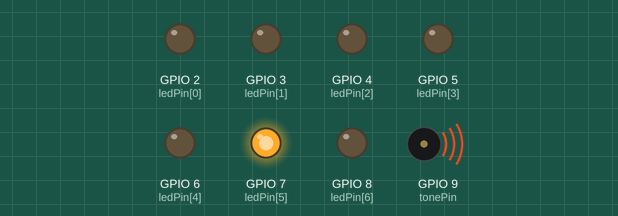
Bench run of a sketch on a simulated ESP8266 (NodeMCU). Shown: output pins drawn as LEDs (lit = HIGH), buzzer (waves = sounding).

Above: at 0.58 s.
At 1.9 s:
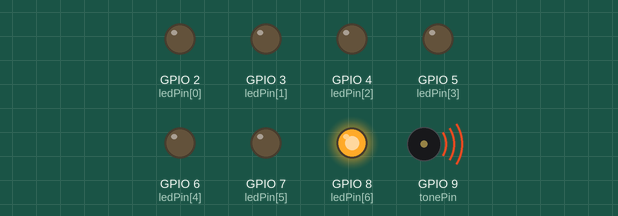
At 3.29 s:
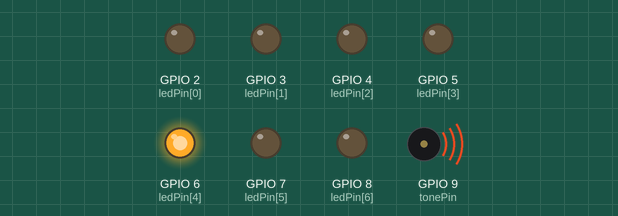
At 4.2 s:
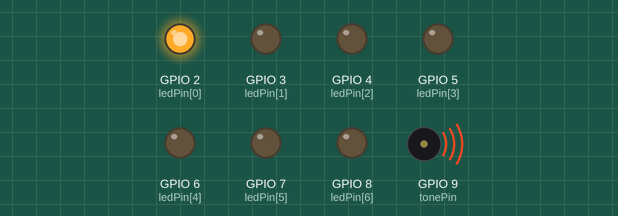
At 8.35 s:
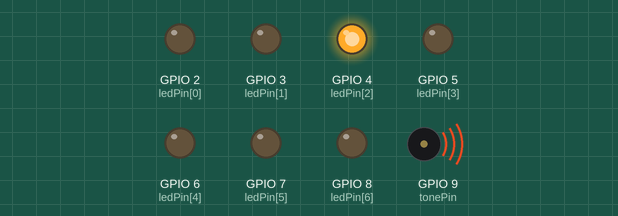
At 10.6 s:
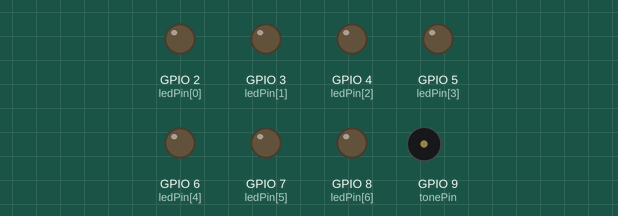
Timing chart, 0 to 13.2 s (numbered marks = the images above):
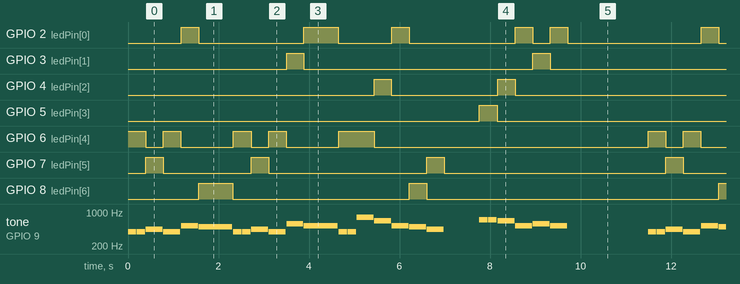

The sketch:

Tonelib.h.ino
```cpp
#ifndef TONELIB_DEFINE
#define TONELIB_DEFINE

//int melody(char s) {  // 频率
//    if      (s == 't') { return 262; }   // 低音1#
//    else if (s == 'u') { return 294; }   // 低音2#
//    else if (s == 'v') { return 330; }   // 低音3#
//    else if (s == 'w') { return 349; }   // 低音4#
//    else if (s == 'x') { return 392; }   // 低音5#
//    else if (s == 'y') { return 440; }   // 低音6#
//    else if (s == 'z') { return 494; }   // 低音7#
//    else if (s == '1') { return 523; }   // 中音1#
//    else if (s == '2') { return 578; }   // 中音2#
//    else if (s == '3') { return 659; }   // 中音3#
//    else if (s == '4') { return 698; }   // 中音4#
//    else if (s == '5') { return 784; }   // 中音5#
//    else if (s == '6') { return 880; }   // 中音6#
//    else if (s == '7') { return 988; }   // 中音7#
//    else if (s == 'a') { return 1046; }  // 高音1#
//    else if (s == 'b') { return 1175; }  // 高音2#
//    else if (s == 'c') { return 1318; }  // 高音3#
//    else if (s == 'd') { return 1397; }  // 高音4#
//    else if (s == 'e') { return 1568; }  // 高音5#
//    else if (s == 'f') { return 1760; }  // 高音6#
//    else if (s == 'g') { return 1976; }  // 高音7#
//    else { return  0; }
//}
//
//int port(char s) { // 发音同时点亮哪个端口的LED
//    if      (s == 't') { return 2; }   // 低音1#
//    else if (s == 'u') { return 3; }   // 低音2#
//    else if (s == 'v') { return 4; }   // 低音3#
//    else if (s == 'w') { return 5; }   // 低音4#
//    else if (s == 'x') { return 6; }   // 低音5#
//    else if (s == 'y') { return 7; }   // 低音6#
//    else if (s == 'z') { return 8; }   // 低音7#
//    else if (s == '1') { return 2; }   // 中音1#
//    else if (s == '2') { return 3; }   // 中音2#
//    else if (s == '3') { return 4; }   // 中音3#
//    else if (s == '4') { return 5; }   // 中音4#
//    else if (s == '5') { return 6; }   // 中音5#
//    else if (s == '6') { return 7; }   // 中音6#
//    else if (s == '7') { return 8; }   // 中音7#
//    else if (s == 'a') { return 2; }  // 高音1#
//    else if (s == 'b') { return 3; }  // 高音2#
//    else if (s == 'c') { return 4; }  // 高音3#
//    else if (s == 'd') { return 5; }  // 高音4#
//    else if (s == 'e') { return 6; }  // 高音5#
//    else if (s == 'f') { return 7; }  // 高音6#
//    else if (s == 'g') { return 8; }  // 高音7#
//    else { return  0; }
//}
//
//int duration(char s, int speed) {  // 算出节拍时长
//    float unit = 60000 / speed;
//    if      (s == 'x') { return int(unit * 4); }       // 4拍
//    else if (s == 'y') { return int(unit * 3); }       // 3拍
//    else if (s == 'z') { return int(unit * 2); }       // 2拍
//    else if (s == 'a') { return int(unit * 1.5); }     // 1拍 延音
//    else if (s == '1') { return int(unit * 1); }       // 1拍
//    else if (s == 'b') { return int(unit * 0.75); }    // 1/2拍 延音
//    else if (s == '2') { return int(unit * 0.5); }     // 1/2拍
//    else if (s == 'c') { return int(unit * 0.375); }   // 1/4拍 延音
//    else if (s == '3') { return int(unit * 0.25); }    // 1/4拍
//    else if (s == '4') { return int(unit * 0.125); }   // 1/8拍
//    else { return  0; }
//}


int melody(char s) {  // 频率
    if      (s == 'd') { return 262; }   // 低音1#
    else if (s == 'r') { return 294; }   // 低音2#
    else if (s == 'm') { return 330; }   // 低音3#
    else if (s == 'f') { return 349; }   // 低音4#
    else if (s == 's') { return 392; }   // 低音5#
    else if (s == 'l') { return 440; }   // 低音6#
    else if (s == 'x') { return 494; }   // 低音7#
    else if (s == '1') { return 523; }   // 中音1#
    else if (s == '2') { return 578; }   // 中音2#
    else if (s == '3') { return 659; }   // 中音3#
    else if (s == '4') { return 698; }   // 中音4#
    else if (s == '5') { return 784; }   // 中音5#
    else if (s == '6') { return 880; }   // 中音6#
    else if (s == '7') { return 988; }   // 中音7#
    else if (s == 'D') { return 1046; }  // 高音1#
    else if (s == 'R') { return 1175; }  // 高音2#
    else if (s == 'M') { return 1318; }  // 高音3#
    else if (s == 'F') { return 1397; }  // 高音4#
    else if (s == 'S') { return 1568; }  // 高音5#
    else if (s == 'L') { return 1760; }  // 高音6#
    else if (s == 'X') { return 1976; }  // 高音7#
    else { return  0; }
}

int port(char s) { // 发音同时点亮哪个端口的LED
    if      (s == 'd') { return 2; }   // 低音1#
    else if (s == 'r') { return 3; }   // 低音2#
    else if (s == 'm') { return 4; }   // 低音3#
    else if (s == 'f') { return 5; }   // 低音4#
    else if (s == 's') { return 6; }   // 低音5#
    else if (s == 'l') { return 7; }   // 低音6#
    else if (s == 'x') { return 8; }   // 低音7#
    else if (s == '1') { return 2; }   // 中音1#
    else if (s == '2') { return 3; }   // 中音2#
    else if (s == '3') { return 4; }   // 中音3#
    else if (s == '4') { return 5; }   // 中音4#
    else if (s == '5') { return 6; }   // 中音5#
    else if (s == '6') { return 7; }   // 中音6#
    else if (s == '7') { return 8; }   // 中音7#
    else if (s == 'D') { return 2; }  // 高音1#
    else if (s == 'R') { return 3; }  // 高音2#
    else if (s == 'M') { return 4; }  // 高音3#
    else if (s == 'F') { return 5; }  // 高音4#
    else if (s == 'S') { return 6; }  // 高音5#
    else if (s == 'L') { return 7; }  // 高音6#
    else if (s == 'X') { return 8; }  // 高音7#
    else { return  0; }
}

int duration(char s, int speed) {  // 算出节拍时长
    float unit = 60000 / speed;
    if      (s == 'd') { return int(unit * 4); }       // 4拍
    else if (s == 'c') { return int(unit * 3); }       // 3拍
    else if (s == 'b') { return int(unit * 2); }       // 2拍
    else if (s == 'a') { return int(unit * 1.5); }     // 1拍 延音
    else if (s == '1') { return int(unit * 1); }       // 1拍
    else if (s == '2') { return int(unit * 0.5); }     // 1/2拍
    else if (s == '3') { return int(unit * 0.75); }    // 1/2拍 延音
    else if (s == '4') { return int(unit * 0.25); }    // 1/4拍
    else if (s == '5') { return int(unit * 0.375); }   // 1/4拍 延音
    else if (s == '8') { return int(unit * 0.125); }   // 1/8拍
    else { return  0; }
}
#endif
```

arduino_music.ino
```cpp
int tonePin = 9;  //喇叭接一头接GND，另一头接tonePin
int ledPin[] = {2, 3, 4, 5, 6, 7, 8}; //亮灯Pin

int musicNum = 1 ;  //一共有2首曲子，arduino没有数组长度方法，判断曲子数量比较麻烦，所以hardcode写在这里
String music[] = {  //每三行为一曲, 速度，音调，节拍
//  "160",  //Jingle Bell
//  "x321x0 x321y0y y4325555 654210 333333 351230 444443333 322125 333333 351230 444443333 554210",
//  "222211 2222122 22222222 2222a2 221221 22b3a2 22b322233 222211 221221 22b3a2 22b322233 2222a2",

//  "160",  //we wish you a merry christmas
//  "5 aaba7 666 bbcba 755 ccdcb a655 6b7 a5 aaa 77 a76 5b cba e555 6b7 a",
//  "1 12222 111 12222 111 12222 1122 111 z1 111 z1 111 z1 111 1122 111 y"

//    "160",//卖报歌
//    "555 555 35653 235 53532 132 332 l12 665 365 5323 5 5323 5323 l123 1",
//    "221 221 22244 221 22244 221 221 221 122 221 2222 b 2222 2222 2222 b",

//    "160",//春雨是个演奏家
//    "112345D5 6641655 D5635231 25061 531 635035 DD345 056535 66D6 56330 2256431 2034312 345D 75660 556M0RR D0 556M0R6 D0 RM D D000",
//    "24422221 244222a 22222222 2222b b11 122122 1112a 244331 112a 122a2 3422212 1244221 221b 12211 3422212 c1 3422212 c1 bb d 1111",
"160",
"ssls 1x ssls 21 ss53 1xl 0044 312 100",
"2211 1b 2211 1b 2211 111 1122 111 111",
};

void setup() {
  pinMode(tonePin, OUTPUT);
  pinMode(ledPin[0], OUTPUT);
  pinMode(ledPin[1], OUTPUT);
  pinMode(ledPin[2], OUTPUT);
  pinMode(ledPin[3], OUTPUT);
  pinMode(ledPin[4], OUTPUT);
  pinMode(ledPin[5], OUTPUT);
  pinMode(ledPin[6], OUTPUT);
}

void loop() {

//  for(int i=0; i<7;i++)
//  {
//    digitalWrite(ledPin[i],HIGH);
//    delay(200);
//    digitalWrite(ledPin[i],LOW);
//    delay(200);
//  }

  for (int i = 1; i <= musicNum; i++) {  //遍历所有的歌
    play(i);  //播放第i首歌
    delay(1000);  //两首歌之间停1秒
  }
}

void play(int idx) {
  int baseIndex = (idx - 1) * 3;  //每首歌由3个字串定义
  int speed = music[baseIndex].toInt();  //第一个字串表示速度，每分钟多少个节拍
  String song = music[baseIndex + 1];  //第二个字串定义了音调
  String pace = music[baseIndex + 2];  //第三个字串定义了每个单调的节拍长度
  for (int i = 0; i < song.length(); i++) {  //遍历整首歌
    digitalWrite(port(song[i]), HIGH);  //取出一个音调，点亮相应LED
    tone(tonePin, melody(song[i]), duration(pace[i], speed));  //发音
    delay(duration(pace[i], speed) + 10);  //延时等待发音结束，加10ms为了断开连续两个相同的音符
    digitalWrite(port(song[i]), LOW);  //灭LED
  }
}
```

Measured:
- by itself, GPIO 3 (ledPin[1]): alternates HIGH for 0.39 s and LOW for 5.4 s
- by itself, GPIO 4 (ledPin[2]): repeats every 11.5 s: LOW 2.3 s, HIGH 0.39 s, LOW 8.4 s, HIGH 0.39 s
- by itself, GPIO 5 (ledPin[3]): alternates HIGH for 0.39 s and LOW for 11.1 s
- by itself, GPIO 7 (ledPin[5]): repeats every 11.5 s: LOW 1.9 s, HIGH 0.39 s, LOW 3.5 s, HIGH 0.39 s, LOW 4.9 s, HIGH 0.39 s
- by itself, GPIO 8 (ledPin[6]): repeats every 11.5 s: LOW 3.9 s, HIGH 0.39 s, LOW 6.4 s, HIGH 0.76 s
- by itself, GPIO 2 (ledPin[0]): repeats every 11.5 s: LOW 2.3 s, HIGH 0.76 s, LOW 1.2 s, HIGH 0.39 s, LOW 2.3 s, HIGH 0.39 s, LOW 0.40 s, HIGH 0.39 s, LOW 2.9 s, HIGH 0.39 s
- by itself, GPIO 6 (ledPin[4]): repeats every 11.5 s: LOW 0.39 s, HIGH 0.39 s, LOW 1.2 s, HIGH 0.39 s, LOW 0.39 s, HIGH 0.39 s, LOW 1.2 s, HIGH 0.78 s, LOW 6.1 s, HIGH 0.39 s
